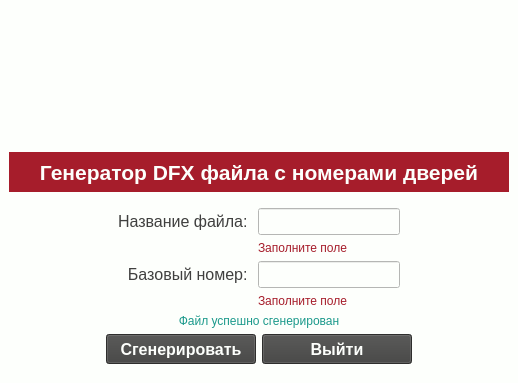
<?xml version="1.0" encoding="UTF-8"?>
<ui version="4.0">
 <class>MainWindow</class>
 <widget class="QMainWindow" name="MainWindow">
  <property name="geometry">
   <rect>
    <x>0</x>
    <y>0</y>
    <width>518</width>
    <height>379</height>
   </rect>
  </property>
  <property name="windowTitle">
   <string>QDoors DFX Generator</string>
  </property>
  <property name="windowIcon">
   <iconset resource="../res.qrc">
    <normaloff>:/img/img/icon.png</normaloff>:/img/img/icon.png</iconset>
  </property>
  <property name="styleSheet">
   <string notr="true">background-color: rgb(253, 255, 252);</string>
  </property>
  <widget class="QWidget" name="centralwidget">
   <layout class="QVBoxLayout" name="verticalLayout">
    <item>
     <widget class="QLabel" name="Logo">
      <property name="sizePolicy">
       <sizepolicy hsizetype="Fixed" vsizetype="Fixed">
        <horstretch>0</horstretch>
        <verstretch>0</verstretch>
       </sizepolicy>
      </property>
      <property name="minimumSize">
       <size>
        <width>500</width>
        <height>137</height>
       </size>
      </property>
      <property name="maximumSize">
       <size>
        <width>500</width>
        <height>137</height>
       </size>
      </property>
      <property name="font">
       <font>
        <family>Arial</family>
        <pointsize>14</pointsize>
       </font>
      </property>
      <property name="styleSheet">
       <string notr="true"/>
      </property>
      <property name="text">
       <string/>
      </property>
      <property name="pixmap">
       <pixmap resource="../res.qrc">:/img/img/logo.png</pixmap>
      </property>
      <property name="scaledContents">
       <bool>true</bool>
      </property>
      <property name="alignment">
       <set>Qt::AlignLeading|Qt::AlignLeft|Qt::AlignVCenter</set>
      </property>
      <property name="margin">
       <number>5</number>
      </property>
     </widget>
    </item>
    <item>
     <widget class="QLabel" name="Header">
      <property name="sizePolicy">
       <sizepolicy hsizetype="Preferred" vsizetype="Fixed">
        <horstretch>0</horstretch>
        <verstretch>0</verstretch>
       </sizepolicy>
      </property>
      <property name="minimumSize">
       <size>
        <width>0</width>
        <height>40</height>
       </size>
      </property>
      <property name="font">
       <font>
        <family>Arial</family>
        <pointsize>16</pointsize>
        <weight>75</weight>
        <bold>true</bold>
       </font>
      </property>
      <property name="styleSheet">
       <string notr="true">color: rgb(253, 255, 252);
background-color: rgb(166, 29, 43);</string>
      </property>
      <property name="text">
       <string>Генератор DFX файла с номерами дверей</string>
      </property>
      <property name="alignment">
       <set>Qt::AlignCenter</set>
      </property>
      <property name="margin">
       <number>0</number>
      </property>
     </widget>
    </item>
    <item>
     <layout class="QGridLayout" name="gridLayout" columnstretch="0,0,0,0">
      <property name="topMargin">
       <number>10</number>
      </property>
      <property name="bottomMargin">
       <number>0</number>
      </property>
      <item row="4" column="2">
       <widget class="QLabel" name="basic_number_error">
        <property name="maximumSize">
         <size>
          <width>150</width>
          <height>16777215</height>
         </size>
        </property>
        <property name="font">
         <font>
          <family>Arial</family>
         </font>
        </property>
        <property name="styleSheet">
         <string notr="true">color: rgb(166, 29, 43);</string>
        </property>
        <property name="text">
         <string>Заполните поле</string>
        </property>
        <property name="alignment">
         <set>Qt::AlignLeading|Qt::AlignLeft|Qt::AlignTop</set>
        </property>
       </widget>
      </item>
      <item row="1" column="2">
       <widget class="QLineEdit" name="file_name_input">
        <property name="sizePolicy">
         <sizepolicy hsizetype="Preferred" vsizetype="Fixed">
          <horstretch>0</horstretch>
          <verstretch>0</verstretch>
         </sizepolicy>
        </property>
        <property name="font">
         <font>
          <family>Arial</family>
          <pointsize>12</pointsize>
         </font>
        </property>
       </widget>
      </item>
      <item row="1" column="1">
       <widget class="QLabel" name="file_name_label">
        <property name="sizePolicy">
         <sizepolicy hsizetype="Preferred" vsizetype="Preferred">
          <horstretch>0</horstretch>
          <verstretch>0</verstretch>
         </sizepolicy>
        </property>
        <property name="font">
         <font>
          <family>Arial</family>
          <pointsize>12</pointsize>
         </font>
        </property>
        <property name="styleSheet">
         <string notr="true">color: rgb(64, 64, 63);</string>
        </property>
        <property name="text">
         <string>Название файла: </string>
        </property>
        <property name="alignment">
         <set>Qt::AlignRight|Qt::AlignTrailing|Qt::AlignVCenter</set>
        </property>
       </widget>
      </item>
      <item row="2" column="2">
       <widget class="QLabel" name="file_name_error">
        <property name="sizePolicy">
         <sizepolicy hsizetype="Preferred" vsizetype="Preferred">
          <horstretch>0</horstretch>
          <verstretch>0</verstretch>
         </sizepolicy>
        </property>
        <property name="maximumSize">
         <size>
          <width>150</width>
          <height>16777215</height>
         </size>
        </property>
        <property name="font">
         <font>
          <family>Arial</family>
         </font>
        </property>
        <property name="styleSheet">
         <string notr="true">color: rgb(166, 29, 43);</string>
        </property>
        <property name="text">
         <string>Заполните поле</string>
        </property>
        <property name="alignment">
         <set>Qt::AlignLeading|Qt::AlignLeft|Qt::AlignTop</set>
        </property>
        <property name="margin">
         <number>0</number>
        </property>
       </widget>
      </item>
      <item row="3" column="1">
       <widget class="QLabel" name="basic_number_label">
        <property name="sizePolicy">
         <sizepolicy hsizetype="Preferred" vsizetype="Preferred">
          <horstretch>0</horstretch>
          <verstretch>0</verstretch>
         </sizepolicy>
        </property>
        <property name="font">
         <font>
          <family>Arial</family>
          <pointsize>12</pointsize>
         </font>
        </property>
        <property name="styleSheet">
         <string notr="true">color: rgb(64, 64, 63);</string>
        </property>
        <property name="text">
         <string>Базовый номер: </string>
        </property>
        <property name="alignment">
         <set>Qt::AlignRight|Qt::AlignTrailing|Qt::AlignVCenter</set>
        </property>
       </widget>
      </item>
      <item row="3" column="2">
       <widget class="QLineEdit" name="basic_number_input">
        <property name="sizePolicy">
         <sizepolicy hsizetype="Preferred" vsizetype="Fixed">
          <horstretch>0</horstretch>
          <verstretch>0</verstretch>
         </sizepolicy>
        </property>
        <property name="font">
         <font>
          <family>Arial</family>
          <pointsize>12</pointsize>
         </font>
        </property>
       </widget>
      </item>
      <item row="1" column="0">
       <spacer name="horizontalSpacer">
        <property name="orientation">
         <enum>Qt::Horizontal</enum>
        </property>
        <property name="sizeHint" stdset="0">
         <size>
          <width>40</width>
          <height>20</height>
         </size>
        </property>
       </spacer>
      </item>
      <item row="1" column="3">
       <spacer name="horizontalSpacer_2">
        <property name="orientation">
         <enum>Qt::Horizontal</enum>
        </property>
        <property name="sizeHint" stdset="0">
         <size>
          <width>40</width>
          <height>20</height>
         </size>
        </property>
       </spacer>
      </item>
     </layout>
    </item>
    <item>
     <widget class="QLabel" name="label_status">
      <property name="font">
       <font>
        <family>Arial</family>
       </font>
      </property>
      <property name="styleSheet">
       <string notr="true">color: rgb(27, 153, 139);</string>
      </property>
      <property name="text">
       <string>Файл успешно сгенерирован</string>
      </property>
      <property name="alignment">
       <set>Qt::AlignCenter</set>
      </property>
     </widget>
    </item>
    <item>
     <layout class="QHBoxLayout" name="horizontalLayout">
      <property name="bottomMargin">
       <number>10</number>
      </property>
      <item>
       <spacer name="horizontalSpacer_3">
        <property name="orientation">
         <enum>Qt::Horizontal</enum>
        </property>
        <property name="sizeHint" stdset="0">
         <size>
          <width>40</width>
          <height>20</height>
         </size>
        </property>
       </spacer>
      </item>
      <item>
       <widget class="QPushButton" name="btn_generate">
        <property name="sizePolicy">
         <sizepolicy hsizetype="Preferred" vsizetype="Fixed">
          <horstretch>0</horstretch>
          <verstretch>0</verstretch>
         </sizepolicy>
        </property>
        <property name="minimumSize">
         <size>
          <width>150</width>
          <height>30</height>
         </size>
        </property>
        <property name="maximumSize">
         <size>
          <width>150</width>
          <height>30</height>
         </size>
        </property>
        <property name="font">
         <font>
          <family>Arial</family>
          <pointsize>12</pointsize>
          <weight>75</weight>
          <bold>true</bold>
         </font>
        </property>
        <property name="cursor">
         <cursorShape>PointingHandCursor</cursorShape>
        </property>
        <property name="styleSheet">
         <string notr="true">background-color: rgb(64, 64, 63);
color: rgb(253, 255, 252);</string>
        </property>
        <property name="text">
         <string>Сгенерировать</string>
        </property>
        <property name="autoDefault">
         <bool>false</bool>
        </property>
        <property name="default">
         <bool>false</bool>
        </property>
        <property name="flat">
         <bool>false</bool>
        </property>
       </widget>
      </item>
      <item>
       <widget class="QPushButton" name="btn_exit">
        <property name="minimumSize">
         <size>
          <width>150</width>
          <height>30</height>
         </size>
        </property>
        <property name="maximumSize">
         <size>
          <width>150</width>
          <height>30</height>
         </size>
        </property>
        <property name="font">
         <font>
          <family>Arial</family>
          <pointsize>12</pointsize>
          <weight>75</weight>
          <bold>true</bold>
         </font>
        </property>
        <property name="cursor">
         <cursorShape>PointingHandCursor</cursorShape>
        </property>
        <property name="styleSheet">
         <string notr="true">background-color: rgb(64, 64, 63);
color: rgb(253, 255, 252);</string>
        </property>
        <property name="text">
         <string>Выйти</string>
        </property>
       </widget>
      </item>
      <item>
       <spacer name="horizontalSpacer_4">
        <property name="orientation">
         <enum>Qt::Horizontal</enum>
        </property>
        <property name="sizeHint" stdset="0">
         <size>
          <width>40</width>
          <height>20</height>
         </size>
        </property>
       </spacer>
      </item>
     </layout>
    </item>
   </layout>
  </widget>
 </widget>
 <resources>
  <include location="../res.qrc"/>
 </resources>
 <connections/>
</ui>
